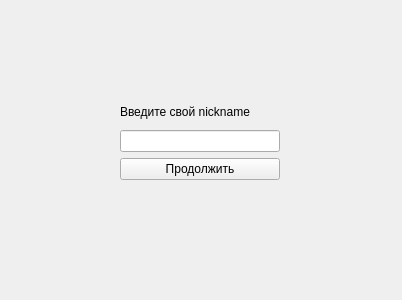
<?xml version="1.0" encoding="UTF-8"?>
<ui version="4.0">
 <class>Form</class>
 <widget class="QWidget" name="Form">
  <property name="geometry">
   <rect>
    <x>0</x>
    <y>0</y>
    <width>402</width>
    <height>300</height>
   </rect>
  </property>
  <property name="windowTitle">
   <string>Form</string>
  </property>
  <widget class="QWidget" name="verticalLayoutWidget">
   <property name="geometry">
    <rect>
     <x>120</x>
     <y>100</y>
     <width>160</width>
     <height>80</height>
    </rect>
   </property>
   <layout class="QVBoxLayout" name="verticalLayout">
    <item>
     <widget class="QLabel" name="label">
      <property name="text">
       <string>Введите свой nickname</string>
      </property>
     </widget>
    </item>
    <item>
     <widget class="QLineEdit" name="lineEdit"/>
    </item>
    <item>
     <widget class="QPushButton" name="pushButton">
      <property name="text">
       <string>Продолжить</string>
      </property>
     </widget>
    </item>
   </layout>
  </widget>
 </widget>
 <resources/>
 <connections/>
</ui>
